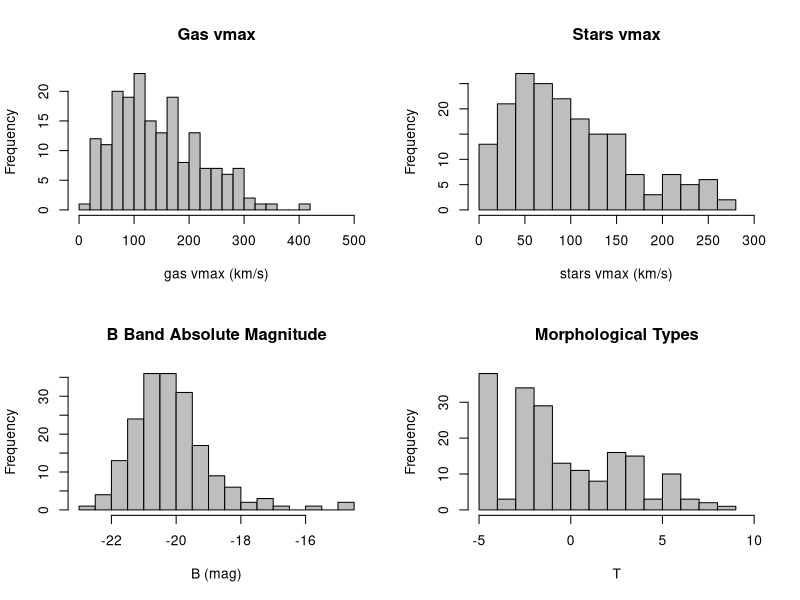
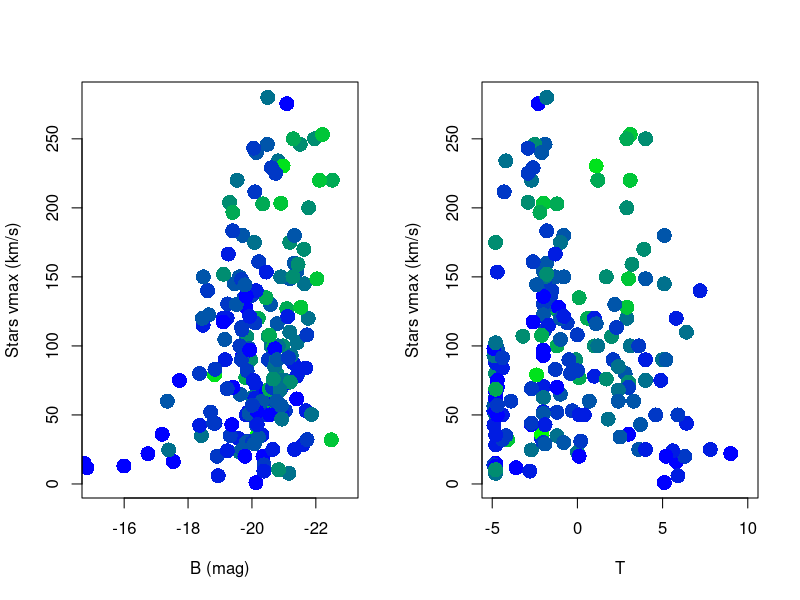
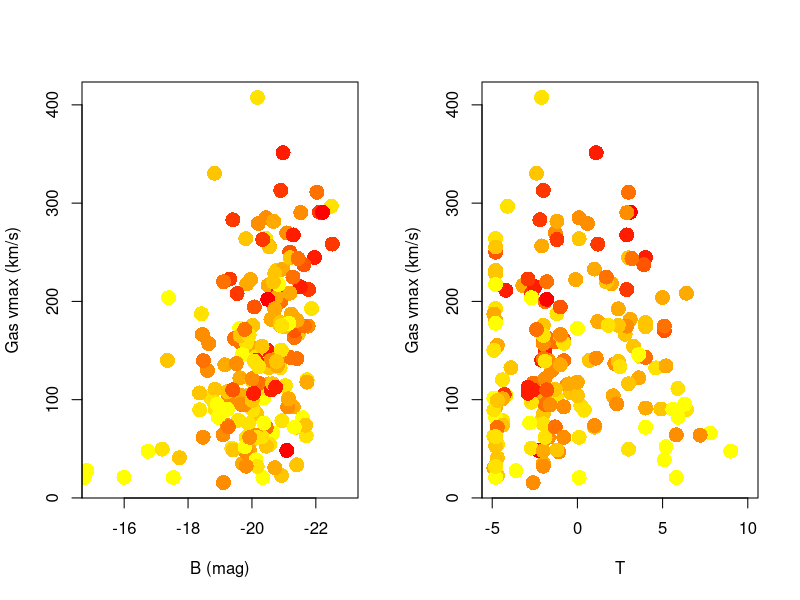
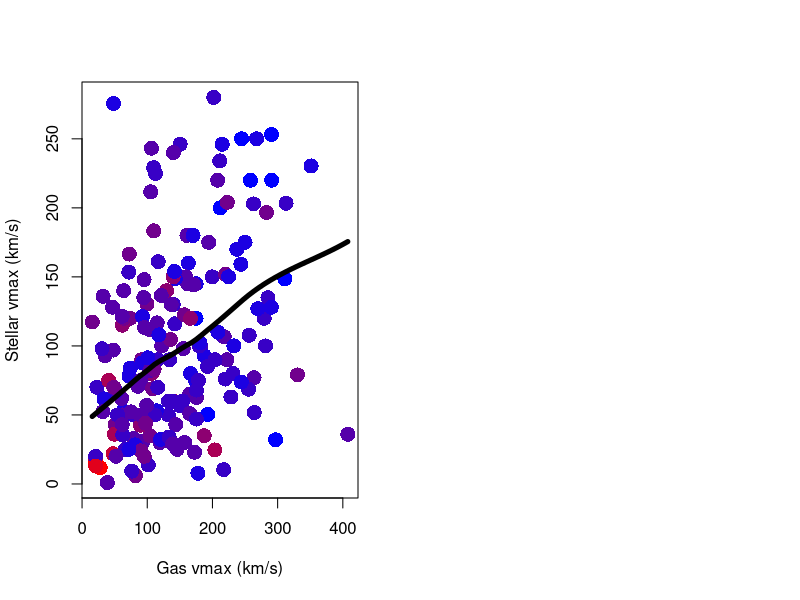

R code for these plots, in order:
## ---- chunk 1
data=read.csv("HyperLeda_data.txt", header=TRUE, sep=',')
## ---- chunk 2
par(mfrow=c(2,2))

with(data,hist(vmaxg, breaks=15, main='Gas vmax', col='grey', xlim = c(0,500), xlab = 'gas vmax (km/s)'))

with(data,hist(vmaxs, breaks=15, main='Stars vmax', col='grey', xlim = c(0,300), xlab = 'stars vmax (km/s)'))

with(data,hist(mabs, breaks=15, main='B Band Absolute Magnitude', col='grey', xlab = 'B (mag)'))

with(data,hist(t, breaks=15, main='Morphological Types', col='grey', xlim = c(-5,10), xlab = 'T'))

## ---- chunk 3
par(mfrow=c(1,2))

rbPal <- colorRampPalette(c('blue','green'))
data$Col <- rbPal(10)[as.numeric(cut(data$vmaxg,breaks = 10))]

with(data,plot(mabs, vmaxs, col=data$Col, xlim = c(-15,-23), cex=2, pch=16, xlab = 'B (mag)', ylab = 'Stars vmax (km/s)'))

with(data,plot(t, vmaxs, col=data$Col, xlim = c(-5,10), cex=2, pch=16, xlab = 'T', ylab = 'Stars vmax (km/s)'))

## ---- chunk 4
cor.test(data$vmaxs, data$mabs, method=c("pearson"))
cor.test(data$vmaxs, data$t, method=c("pearson"))
## ---- chunk 5
par(mfrow=c(1,2))

rbPal <- colorRampPalette(c('yellow','red'))
data$Col <- rbPal(10)[as.numeric(cut(data$vmaxs,breaks = 10))]

with(data,plot(mabs, vmaxg, col=data$Col, xlim = c(-15,-23), cex=2, pch=16, xlab = 'B (mag)', ylab = 'Gas vmax (km/s)'))

with(data,plot(t, vmaxg, col=data$Col, cex=2, xlim = c(-5,10), pch=16, xlab = 'T', ylab = 'Gas vmax (km/s)'))

## ---- chunk 6
cor.test(data$vmaxg, data$mabs, method=c("pearson"))
cor.test(data$vmaxg, data$t, method=c("pearson"))
## ---- chunk 7

rbPal <- colorRampPalette(c('blue','red'))
data$Col <- rbPal(10)[as.numeric(cut(data$mabs,breaks = 10))]

with(data,scatter.smooth(vmaxg, vmaxs, col=data$Col, cex=2, pch=16, xlab = 'Gas vmax (km/s)', ylab = 'Stellar vmax (km/s)', lpars =list(col = "black", lwd = 5)))

cor.test(data$vmaxs, data$vmaxg, method=c("pearson"))

